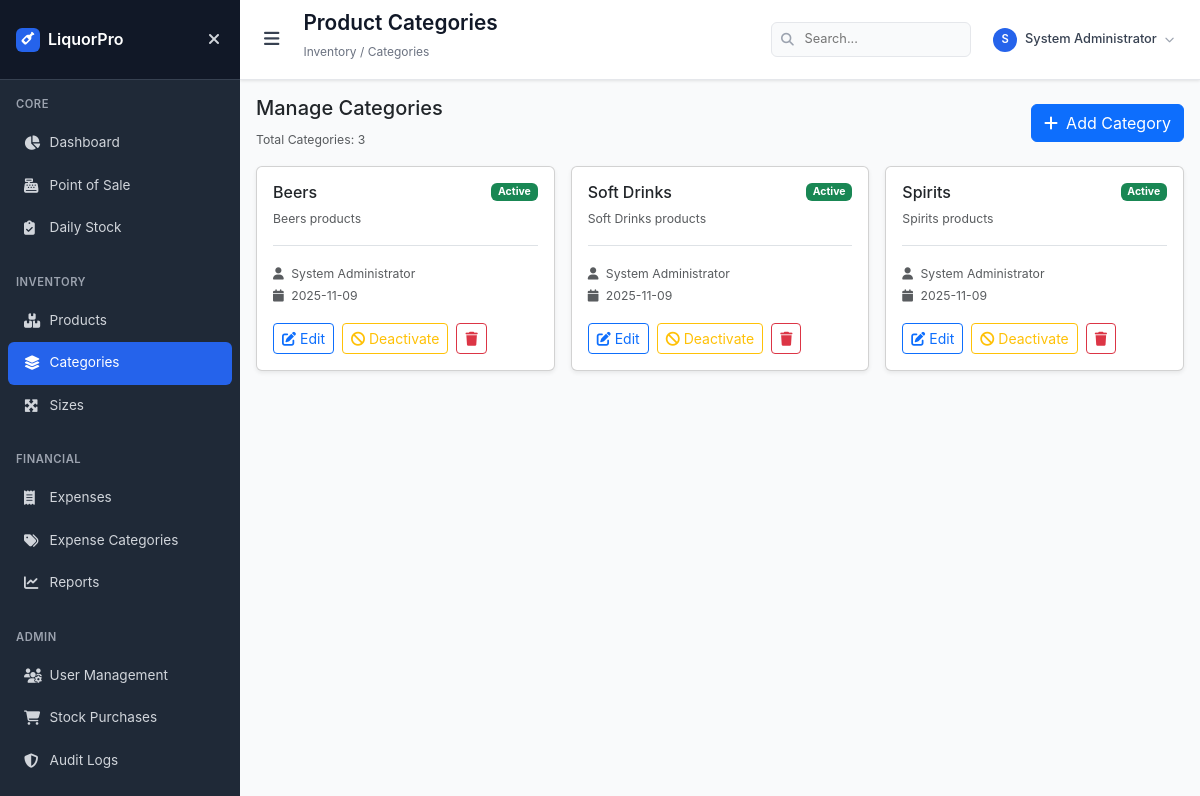
The app's page /categories (signed in), older data.
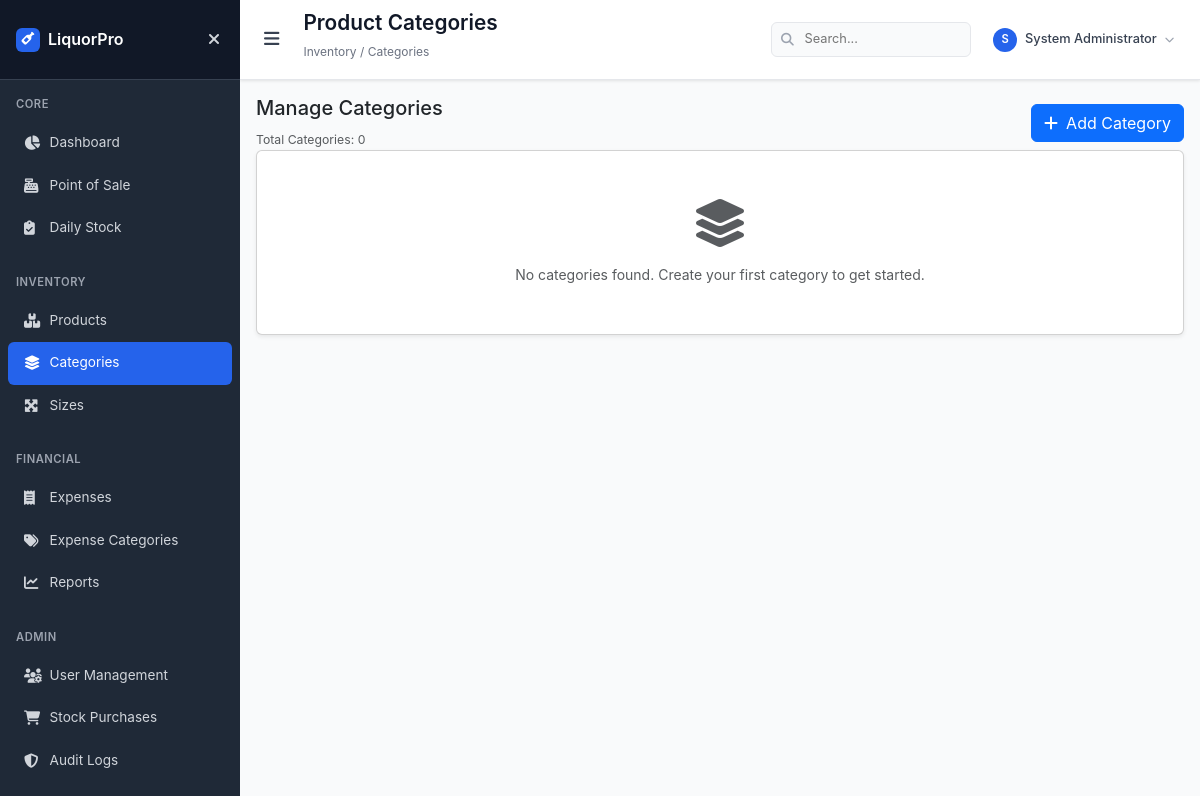
The same page, newer data.
### models.py (models this page shows, shortened)
class Category(db.Model):
    id = db.Column(db.Integer, primary_key=True)
    name = db.Column(db.String(50), unique=True, nullable=False, index=True)
    description = db.Column(db.String(200), nullable=True)
    is_active = db.Column(db.Boolean, default=True, index=True)
    created_at = db.Column(db.DateTime, default=datetime.utcnow)
    created_by = db.Column(db.Integer, db.ForeignKey('user.id'), nullable=True)
    creator = db.relationship('User', backref=db.backref('created_categories', lazy=True))

class User(db.Model):
    id = db.Column(db.Integer, primary_key=True)
    username = db.Column(db.String(80), unique=True, nullable=False, index=True)
    email = db.Column(db.String(120), unique=True, nullable=False, index=True)
    password_hash = db.Column(db.String(128), nullable=False)
    full_name = db.Column(db.String(100), nullable=False)
    role = db.Column(db.String(20), nullable=False, default='attendant', index=True)
    is_active = db.Column(db.Boolean, default=True, index=True)
    created_at = db.Column(db.DateTime, default=datetime.utcnow)
    last_login = db.Column(db.DateTime)

### app.py (the view)
@app.route('/categories')
@admin_required
def categories():
    categories = Category.query.order_by(Category.name).all()
    return render_template('categories/categories.html', categories=categories)

### app.py (called while the page is built)
def get_current_user():
    if 'user_id' in session:
        return db.session.get(User, session['user_id'])
    return None

def admin_required(f):
    @wraps(f)
    def decorated_function(*args, **kwargs):
        if 'user_id' not in session:
            flash('Please log in to access this page.', 'warning')
            return redirect(url_for('login'))
        user = db.session.get(User, session['user_id'])
        if not user or user.role not in ['admin', 'manager']:
            flash('Access denied. Admin privileges required.', 'error')
            return redirect(url_for('dashboard'))
        return f(*args, **kwargs)
    return decorated_function

@app.context_processor
def inject_user():
    return dict(current_user=get_current_user())

### templates/categories/categories.html (shortened to what this page needs)
{% extends "base.html" %}
{% block page_title %}Product Categories{% endblock %}
{% block breadcrumb %}Inventory / Categories{% endblock %}
{% block content %}
<div class="row mb-3">
    <div class="col-12">
        <div class="d-flex justify-content-between align-items-center">
            <div>
                <h5>Manage Categories</h5>
                <small class="text-muted">Total Categories: {{ categories|length }}</small>
            </div>
            <a href="{{ url_for('add_category') }}" class="btn btn-primary">
                <i class="fas fa-plus me-2"></i>Add Category
            </a>
        </div>
    </div>
</div>
<div class="row g-3">
    {% for category in categories %}
    <div class="col-md-6 col-lg-4">
        <div class="card shadow-sm h-100">
            <div class="card-body">
                <div class="d-flex justify-content-between align-items-start mb-2">
                    <div>
                        <h6 class="mb-1">{{ category.name }}</h6>
                        <small class="text-muted">
                            {% if category.description %}
                            {{ category.description }}
                            {% else %}
                            No description
                            {% endif %}
                        </small>
                    </div>
                    {% if category.is_active %}
                    <span class="badge bg-success">Active</span>
                    {% else %}
                    <span class="badge bg-secondary">Inactive</span>
                    {% endif %}
                </div>
                <div class="mt-3 pt-3 border-top">
                    <small class="text-muted">
                        <i class="fas fa-user me-1"></i>
                        {% if category.creator %}{{ category.creator.full_name }}{% else %}System{% endif %}
                    </small>
                    <br>
                    <small class="text-muted">
                        <i class="fas fa-calendar me-1"></i>
                        {{ category.created_at.strftime('%Y-%m-%d') if category.created_at else 'N/A' }}
                    </small>
                </div>
                <div class="mt-3 d-flex gap-2">
                    <a href="{{ url_for('edit_category', category_id=category.id) }}" class="btn btn-sm btn-outline-primary">
                        <i class="fas fa-edit me-1"></i>Edit
                    </a>
                    <form method="POST" action="{{ url_for('toggle_category_status', category_id=category.id) }}" style="display: inline;">
                        {% if category.is_active %}
                        <button type="submit" class="btn btn-sm btn-outline-warning" onclick="return confirm('Deactivate this category? Products in this category will not be available for sale.')">
                            <i class="fas fa-ban me-1"></i>Deactivate
                        </button>
                        {% else %}
                        <button type="submit" class="btn btn-sm btn-outline-success" onclick="return confirm('Activate this category?')">
                            <i class="fas fa-check me-1"></i>Activate
                        </button>
                        {% endif %}
                    </form>
                    <form method="POST" action="{{ url_for('delete_category', category_id=category.id) }}" style="display: inline;">
                        <button type="submit" class="btn btn-sm btn-outline-danger" onclick="return confirm('Are you sure you want to delete this category? This action cannot be undone!')">
                            <i class="fas fa-trash"></i>
                        </button>
                    </form>
                </div>
            </div>
        </div>
    </div>
    {% endfor %}
</div>
{% if not categories %}
<div class="card shadow-sm">
    <div class="card-body text-center py-5">
        <i class="fas fa-layer-group text-muted" style="font-size: 48px;"></i>
        <p class="text-muted mt-3 mb-0">No categories found. Create your first category to get started.</p>
    </div>
</div>
{% endif %}
{% endblock %}

Row changes from the older to the newer data that the page shows:
removed Category: name "Beers", description "Beers products", is_active "Active", creator.full_name "System Administrator", created_at "2025-11-09"
removed Category: name "Soft Drinks", description "Soft Drinks products", is_active "Active", creator.full_name "System Administrator", created_at "2025-11-09"
removed Category: name "Spirits", description "Spirits products", is_active "Active", creator.full_name "System Administrator", created_at "2025-11-09"
Text that changed along with them:
{{ categories|length }}: "3" → "0"
text now shown: "No categories found. Create your first category to get started."
